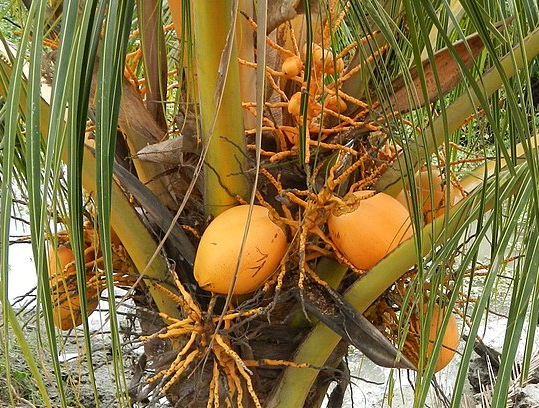
#> input picture Coconuts/coconut.png, 539 x 408 px, found by its file name
$ jupyter execute HoughCircle.ipynb
#> lines starting #> are read from the running program, lines starting #| are printed output that depends on the picture; after the words box and inside, x2 and y2 are one past the last pixel; in counts of white or black regions, pixels touching at a corner belong together
### HoughCircle.py

import cv2
import numpy as np
from matplotlib import pyplot as plt
import Preprocessing
from circle import circleDrawing, distance_list
import SepFilter as sp
import pandas as pd

# width = 320
# height = 240

threshold_circle_check =  25

img = cv2.imread('Coconuts\coconut.png')
#> img is the input picture: shape (408, 539, 3); mean B, G, R 62.4, 113.7, 133.3

# [52 lines left out: functions HoughCircles, largest_indices, not called in this run]

# int(largest_indices(img_blank, 10)[0].sum()/10)
def append_hough_row(df, new_row):
    columns=['IS CIRCLE', 'CIRCLED IMG', 'HOUGH SCORE', 'MEAN X', ' MEAN Y']
    return pd.concat([ df, pd.DataFrame([new_row], columns=columns_name())], join = "inner")
def columns_name():
    return ['IS CIRCLE', 'CIRCLED IMG', 'HOUGH SCORE', 'MEAN X', ' MEAN Y']
def initial_hough_Dataframe():
    return pd.DataFrame([], columns= columns_name())

### Preprocessing.py
import cv2
import numpy as np


def scale(img):
    preferredWidth = 320
    prefferedHeight = 240
    currentWidth = len(img[0])
    currentHeight = len(img)
    print("Current Width: ", currentWidth)
    print("Current Height: ", currentHeight)
    tempWidth = tempHeight = 0
    if currentWidth/currentHeight < preferredWidth/prefferedHeight:
        tempWidth = preferredWidth
        tempHeight = int(preferredWidth/currentWidth*currentHeight)
    else:
        tempHeight = prefferedHeight
        tempWidth = int(prefferedHeight/currentHeight*currentWidth)
    print(tempWidth, tempHeight)
    img = cv2.resize(img, (tempWidth, tempHeight))
    return img
def crop(img):
    gray = cv2.cvtColor(img, cv2.COLOR_BGR2GRAY)
    # Cropping an image
    prefWidth = 320
    prefHeight = 240
    currentWidth = len(img[0])
    currentHeight = len(img)
    #crop it equally from all sides
    widthCrop = int((currentWidth - prefWidth)/2)
    heightCrop = int((currentHeight - prefHeight)/2)
    cropped_image = gray[heightCrop:currentHeight-heightCrop, widthCrop:currentWidth-widthCrop]
    return cropped_image

def preprocessing(img):
    img = crop(scale(img))
    img = cv2.equalizeHist(img)
    #cv2.imshow('resized2 image', img)
    img  = cv2.Canny(img,250,255)
    #cv2.imshow('edge image', img)
    kernelC = cv2.getStructuringElement(cv2.MORPH_RECT, (4,4))
    img  = cv2.morphologyEx(img, cv2.MORPH_CLOSE, kernelC)
    #img = cv2.bitwise_not(img)
    #cv2.imshow('close',img)
    kernelO = cv2.getStructuringElement(cv2.MORPH_RECT, (1, 1))
    img  = cv2.morphologyEx(img, cv2.MORPH_OPEN, kernelO)
    #cv2.imshow('final',img)
    #cv2.waitKey()

    return img


# [17 lines that do not run on import are left out]

### circle.py
import numpy.matlib
import numpy as np
import pandas
import matplotlib.pyplot as plt
import cv2
RR = 50
def distance_list(height_size, width_size, pos_x, pos_y):
    height_list = np.arange(height_size)
    width_list = np.arange(width_size)

    # distance calculation of all matrix elements to the center of the circle
    y_diff_list = np.power(height_list - pos_y, 2)
    x_diff_list = np.power(width_list - pos_x, 2)
    row_m = np.matlib.repmat(y_diff_list, width_size, 1)  # type: ignore
    column_m = np.matlib.repmat(x_diff_list, height_size, 1) # type: ignore
    row_m = np.transpose(row_m)

    # drawing the circle
    dist = np.power(row_m + column_m, 0.5)
    return dist
# dist_list_row = distance_list(height, y0)
# dist_list_column = distance_list(width, x0)

def circleDrawing( x0, y0, r, width = 320, height = 240, threshold = 0.6):
    # creating dummy metrices to calculate distance to the center
    # distance calculation of all matrix elements to the center of the circle
    # # drawing the circle

    dist = distance_list(height, width, x0, y0)
    print(threshold)
    df = pandas.DataFrame(dist)
    mask1 = pandas.DataFrame(np.zeros((height, width)))

    mask1[df > (r - threshold)] = 1
    mask2 = pandas.DataFrame(np.zeros((height, width)))
    mask2[df < (r + threshold)] = 1

    mask = mask1 + mask2
    mask[mask != 2] = 0
    mask[mask == 2] = 1

    array = pandas.DataFrame.to_numpy(mask)
    return array

# plt.imshow(array)

### HoughCircle.ipynb
[cell 1]
import cv2
import numpy as np
from matplotlib import pyplot as plt
import Preprocessing
from circle import circleDrawing, distance_list
import SepFilter as sp
import pandas as pd
import HoughCircle

width = 320
height = 240

[cell 2]
img = cv2.imread('Coconuts\coconut.png')
img_gray = cv2.cvtColor(img, cv2.COLOR_BGR2GRAY)
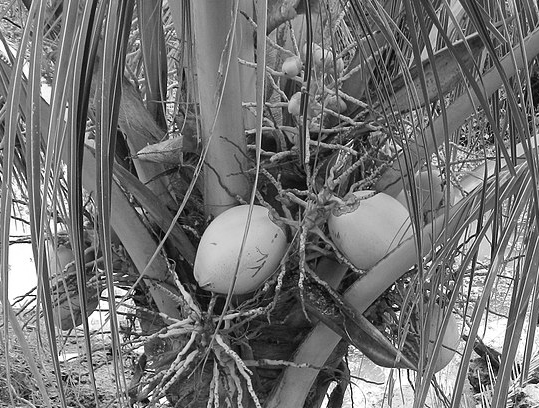
#> img_gray: shape (408, 539); min 0, max 255, mean 113.7

[cell 3]
# [4 lines of commented-out code are left out]

[cell 4]
img1 = Preprocessing.preprocessing(img)
#> in scale, `currentWidth = len(img[0])`: currentWidth = 539
#> in scale, `currentHeight = len(img)`: currentHeight = 408
#| Current Width:  539
#| Current Height:  408
#> in scale, `tempHeight = int(preferredWidth/currentWidth*currentHeight)`: tempHeight = 242
#| 320 242
#> in scale, `img = cv2.resize(img, (tempWidth, tempHeight))`:
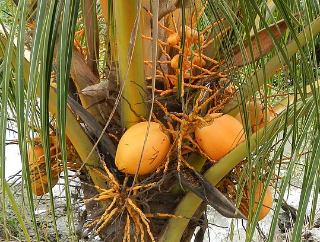
#> img: shape (242, 320, 3); mean of channels 0, 1, 2 62.2, 113.5, 133.1; drawn as B, G, R
#> in crop, `gray = cv2.cvtColor(img, cv2.COLOR_BGR2GRAY)`:
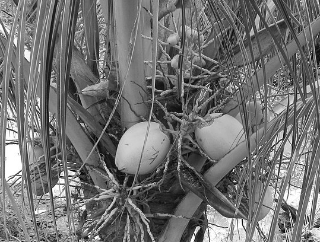
#> gray: shape (242, 320); min 4, max 255, mean 113.5
#> in crop, `currentWidth = len(img[0])`: currentWidth = 320
#> in crop, `currentHeight = len(img)`: currentHeight = 242
#> in crop, `widthCrop = int((currentWidth - prefWidth)/2)`: widthCrop = 0
#> in crop, `heightCrop = int((currentHeight - prefHeight)/2)`: heightCrop = 1
#> in crop, `cropped_image = gray[heightCrop:currentHeight-heightCrop, widthCrop:cu..`:
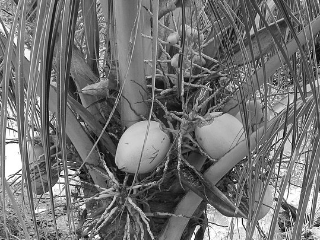
#> cropped_image: shape (240, 320); min 4, max 255, mean 113.4
#> in preprocessing, `img = cv2.equalizeHist(img)`:
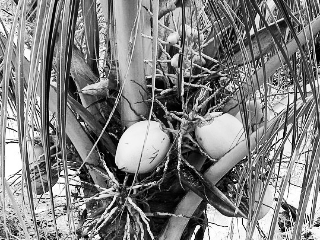
#> img: shape (240, 320); min 0, max 255, mean 128.2
#> in preprocessing, `img  = cv2.Canny(img,250,255)`:
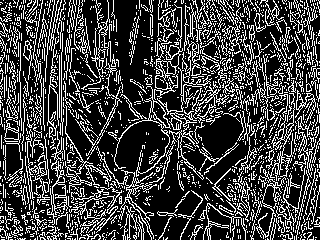
#> img: shape (240, 320); 25.7% white in thin lines or dots
#> in preprocessing, `img  = cv2.morphologyEx(img, cv2.MORPH_CLOSE, kernelC)`:
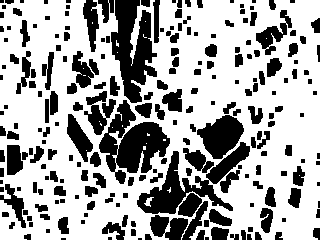
#> img: shape (240, 320); 66.2% white; 230 black regions (60 under 20 px), largest, box (x1, y1, x2, y2) and area: (99, 100, 170, 184) 2838, (111, 0, 157, 103) 2761, (137, 142, 250, 214) 2528

# plt.imshow(img1, cmap = 'gray')

[cell 5]
# img2 = sp.sepFil(img1,)

[cell 6]
img_blank = np.zeros( img1.shape)
print(img_blank.shape)
#| (240, 320)
a_test = circleDrawing(290, 100, 35, width, height)
a_test = a_test + img_blank
plt.imshow(a_test, cmap='gray')
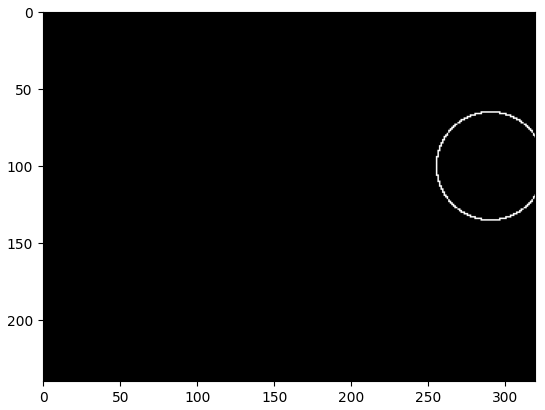
#> figure drawn by matplotlib, 1 panel

[cell 7]
rr = 30
x0 = 100
y0 = 15
dist = distance_list(height, width, x0, y0)

for i in range(0, width):
    for j in range(0, height):
        if a_test[j, i]>0:
            img_blank = img_blank + circleDrawing(  i, j, rr, width, height)
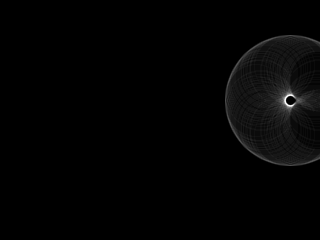
#> img_blank: shape (240, 320) float64; min 0, max 43, mean 0.6; drawn with min black and max white

[cell 8]
# [7 lines of commented-out code are left out]

[cell 9]
plt.imshow(a_test,cmap='gray')

[cell 10]
pd_img = pd.DataFrame(img_blank)
#> pd_img = table of 240 rows and 320 columns
new_img = pd_img[pd_img>10].fillna(0)
#> new_img = table of 240 rows and 320 columns
new_img = pd.DataFrame.to_numpy(new_img)
plt.imshow(new_img, cmap='gray')
# cv2.imwrite("circled.png",new_img)
new_img[89:110,290:310]

[cell 11]
def largest_indices(ary, n):
    """Returns the n largest indices from a numpy array."""
    flat = ary.flatten()
    indices = np.argpartition(flat, -n)[-n:]
    indices = indices[np.argsort(-flat[indices])]
    return np.unravel_index(indices, ary.shape)

[cell 12]
np.max(new_img)
#> Out = 43

[cell 13]
img_blank_larg_ind = largest_indices(img_blank, int(rr/4)) ###################### maybe change 2 * rr
mean_x = int(img_blank_larg_ind[1].sum()/rr)
#> mean_x = 67
mean_y = int(img_blank_larg_ind[0].sum()/rr)
#> mean_y = 22
img_blank_larg_val = np.mean(img_blank[img_blank_larg_ind])
#> img_blank_larg_val = 42.57

[cell 14]
img_blank_larg_val
#> Out = 42.57
